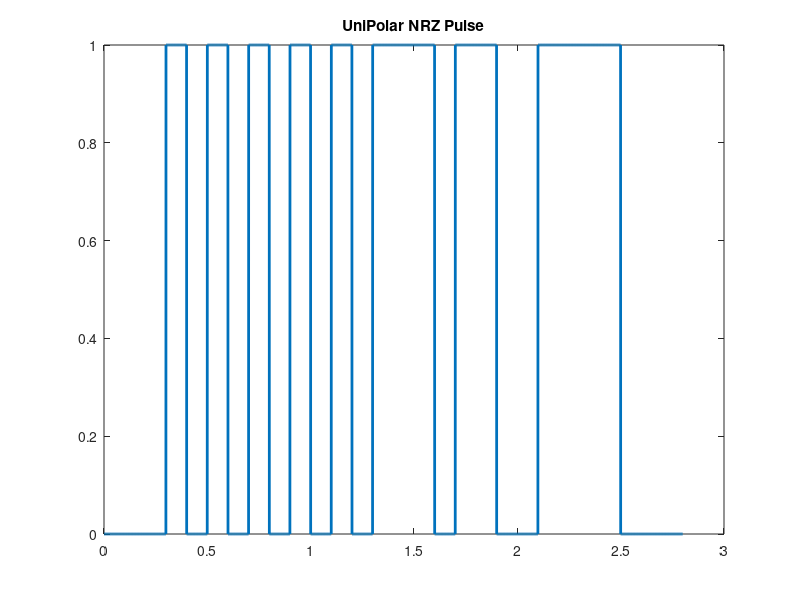
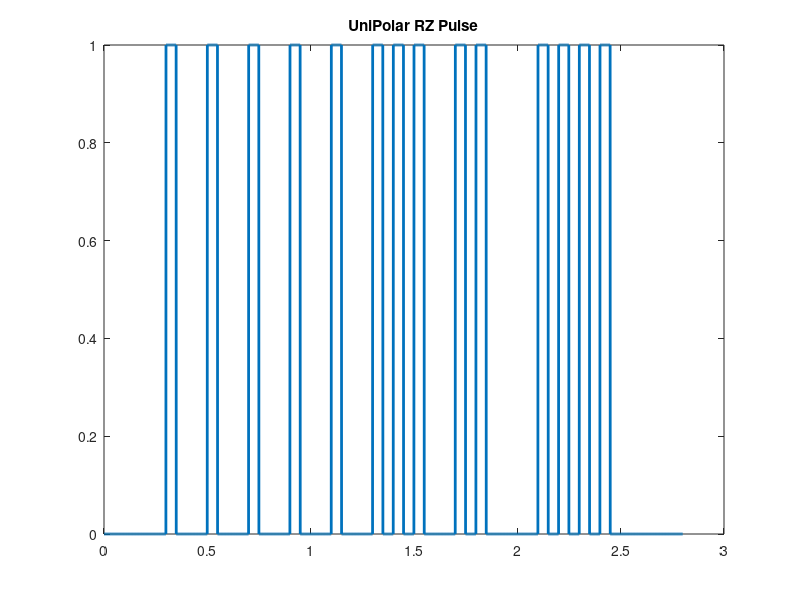

Reproduce these figures in MATLAB, in order.

X=[0 0 0 1 0 1 0 1 0 1 0 1 0 1 1 1 0 1 1 0 0 1 1 1 1 0 0 0];

Bit_Rate=10;
Time_Sequence=length(X)/Bit_Rate;
T_b=1/Bit_Rate;

time=0:T_b/200:Time_Sequence;
UniPolar_NRZ_Pulse = zeros(1,length(time));
UniPolar_RZ_Pulse = zeros(1,length(time));
i=1;
for k=1:200:length(X)*200
   
    if(X(i)==1)
        UniPolar_NRZ_Pulse(k:k+199)=1;
    else
        UniPolar_NRZ_Pulse(k:k+199)=0;
    end
    i=i+1;
end

plot(time,UniPolar_NRZ_Pulse,'LineWidth',2);
title('UniPolar NRZ Pulse');

i=1;
for k=1:200:length(X)*200
    if(X(i)==1)
        UniPolar_RZ_Pulse(k:k+99)=1;
        UniPolar_RZ_Pulse(k+99:k+199)=0;
    else
        UniPolar_RZ_Pulse(k:k+199)=0;
    end
    i=i+1;
end

figure;
plot(time,UniPolar_RZ_Pulse,'LineWidth',2);
title('UniPolar RZ Pulse');
